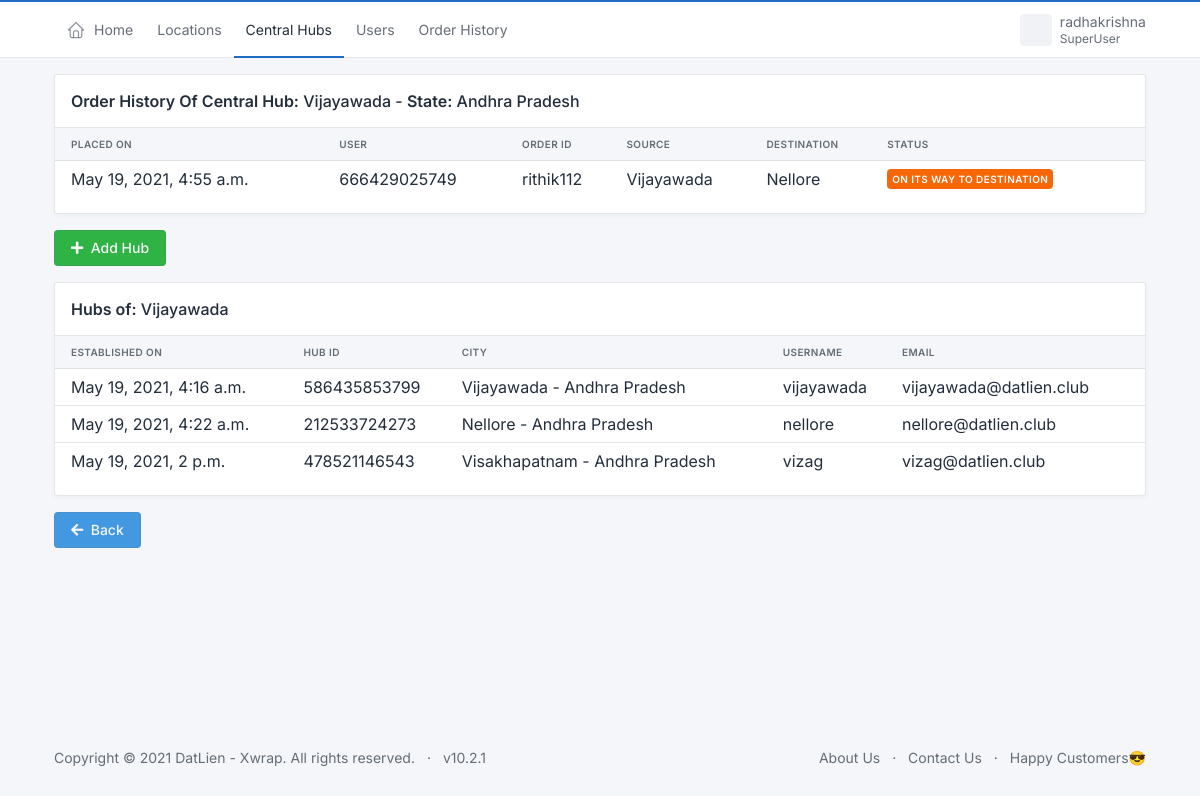
Page /datlien_admin/c_hub_history/332116136605 (signed in) on the committed database.
### datlien/models.py (models this page shows, shortened)
class CentralHub(RandomIDModel):
    state = models.ForeignKey(State,on_delete=models.CASCADE,related_name='+')
    city = models.ForeignKey(City,on_delete=models.CASCADE,related_name='+')
    username = models.CharField(max_length=20)
    password = models.CharField(max_length=20)
    email = models.EmailField()
    address = models.CharField(max_length=100)
    base_fare = models.DecimalField(max_digits=9,decimal_places=2,default=0)
    created_on = models.DateTimeField(auto_now_add=True)
    updated_on = models.DateTimeField(auto_now=True)

class City(RandomIDModel):
    state = models.ForeignKey(State,on_delete=models.CASCADE,related_name='+')
    city = models.CharField(max_length=20)
    created_on = models.DateTimeField(auto_now_add=True)
    updated_on = models.DateTimeField(auto_now=True)
    def __str__(self):
        return f"{self.city} - {self.state}"

class State(RandomIDModel):
    name = models.CharField(max_length=50)
    def __str__(self):
        return self.name

class Hub(RandomIDModel):
    central_hub = models.ForeignKey(CentralHub,on_delete=models.CASCADE,related_name='+')
    city = models.ForeignKey(City,on_delete=models.CASCADE,related_name='+')
    username = models.CharField(max_length=20)
    password = models.CharField(max_length=20)
    email = models.EmailField()
    address = models.CharField(max_length=100)
    base_fare = models.DecimalField(max_digits=9,decimal_places=2,default=0)
    created_on = models.DateTimeField(auto_now_add=True)
    updated_on = models.DateTimeField(auto_now=True)
    def __str__(self):
        return self.city.city

### user/models.py (models this page shows, shortened)
class Delivery(RandomIDModel):
    user = models.CharField(max_length=100)
    source = models.ForeignKey(Hub,on_delete=models.CASCADE,related_name='+')
    destination = models.ForeignKey(Hub,on_delete=models.CASCADE,related_name='+')
    weight = models.IntegerField(default=0, verbose_name='Weight (In KGs)')
    type = models.CharField(max_length=100, null=True)
    destination_person = models.CharField(max_length=100, null=True, verbose_name="Destination Person")
    destination_address = models.CharField(max_length=100, null=True, verbose_name="Destination Address")
    destination_contact = models.CharField(max_length=10, null=True, verbose_name="Destination Contact No.")
    total_amount = models.IntegerField(default=0)
    is_approved = models.BooleanField(default=False)
    is_picked = models.BooleanField(default=False)
    is_shipped = models.BooleanField(default=False)
    is_transit = models.BooleanField(default=False)
    is_received = models.BooleanField(default=False)
    is_assigned = models.BooleanField(default=False)
    out_for_delivery = models.BooleanField(default=False)
    is_delivered = models.BooleanField(default=False)
    created_on = models.DateTimeField(auto_now_add=True)
    updated_on = models.DateTimeField(auto_now=True)

### datlien/views.py (the view)
# urls.py: path('c_hub_history/<int:id>', views.c_hub_history, name="c_hub_history"),
@login_required(login_url="login/")
def c_hub_history(request,id):
    superuser = request.user.is_superuser
    username = request.user.get_username()
    c_hub = CentralHub.objects.get(pk=id)
    hub = Hub.objects.filter(username=c_hub.username)
    hubs = Hub.objects.filter(central_hub=c_hub)
    orders_history= Delivery.objects.filter(source=hub[0].id)
    return render(request, "datlien/c_hub_history.html",{
        'username':username,
        'superuser':superuser,
        'orders_history':orders_history,
        'c_hub':c_hub,
        'hubs':hubs,
    })

### datlien/templates/datlien/c_hub_history.html (shortened to what this page needs)
{% extends "datlien/base.html" %}
{% block 'header' %}
<header class="navbar navbar-expand-md navbar-light d-print-none">
  <div class="container-xl">
    <div class="navbar-nav flex-row order-md-last">
      <div class="nav-item dropdown">
        <a href="#" class="nav-link d-flex lh-1 text-reset p-0" data-bs-toggle="dropdown" aria-label="Open user menu">
          <span class="avatar avatar-sm" style="background-image: url(../../../static/static/avatars/000m.jpg)"></span>
          <div class="d-none d-xl-block ps-2">
            <div>{{username}}</div>
            <div class="mt-1 small text-muted">{% if superuser %}SuperUser{% else %}Staff{% endif %}</div>
          </div>
        </a>
      </div>
    </div>
    <div class="collapse navbar-collapse" id="navbar-menu">
      <div class="d-flex flex-column flex-md-row flex-fill align-items-stretch align-items-md-center">
        <ul class="navbar-nav">
          <li class="nav-item">
            <a class="nav-link" href="" >
              <span class="nav-link-icon d-md-none d-lg-inline-block">
              </span>
              <span class="nav-link-title">
                Home
              </span>
            </a>
          </li>
          {% if superuser %}
            <li class="nav-item">
              <a class="nav-link" href="{% url 'viewStates' %}">Locations</a>
            </li>
            <li class="nav-item active">
              <a class="nav-link" href="{% url 'viewCentralHubs' %}">Central Hubs</a>
            </li>
            <li class="nav-item">
              <a class="nav-link" href="{% url 'users' %}">Users</a>
            </li>
            <li class="nav-item">
              <a class="nav-link" href="{% url 'orders_history' %}">Order History</a>
            </li>
          {% endif %}
        </ul>
      </div>
    </div>
  </div>
</header>
{% endblock %}
{% block 'body' %}
{% load widget_tweaks %}
<div class="container">
  <div class="col-12 mt-3 mb-3">
    <div class="card">
      <div class="card-header">
        <h3 class="card-title"><b>Order History Of Central Hub:</b> {{c_hub.city.city}} - <b>State:</b> {{c_hub.city.state}} </h3>
      </div>
      <div class="table-responsive">
        <table class="table card-table table-vcenter text-nowrap datatable">
          <thead>
            <tr>
              <th>Placed on</th>
              <th>User</th>
              <th>Order Id</th>
              <th>Source</th>
              <th>Destination</th>
              <th>Status</th>
            </tr>
          </thead>
          <tbody>
            {% for delivery in orders_history %}
            <tr>
                <td>{{delivery.created_on}}</td>
                <td>{{delivery.id}}</td>
                <td>{{delivery.user}}</td>
                <td>{{delivery.source}}</td>
                <td>{{delivery.destination}}</td>
                <td>
                    {% if not delivery.is_approved %}
                    <span class="badge bg-warning me-1">Pending</span>
                    {% elif not delivery.is_picked %}
                    <span class="badge bg-success me-1">Approved</span>
                    {% elif not delivery.is_shipped %}
                    <span class="badge bg-accent me-1">Picked</span>
                    {% elif not delivery.is_transit %}
                    <span class="badge bg-info me-1">Shipped</span>
                    {% elif not delivery.is_received %}
                    <span class="badge bg-warning me-1">On its Way to Destination</span>
                    {% elif not delivery.out_for_delivery %}
                    <span class="badge bg-info me-1">Received</span>
                    {% elif not delivery.is_delivered %}
                    <span class="badge bg-info me-1">Out for Delivery</span>
                    {% else %}
                    <span class="badge bg-success me-1">Delivered</span>
                    {% endif %}
                </td>
            </tr>
            {% endfor %}
          </tbody>
        </table>
      </div>
    </div>
  </div>
  <div class="mt-3 mb-3">
    <a class="btn btn-success btn-md" href="{% url 'addHub' %}"> <i class="fa fa-plus"></i>&nbsp; Add Hub</a>
  </div>
  <div class="col-12 mt-3 mb-3">
    <div class="card">
      <div class="card-header">
        <h3 class="card-title"><b>Hubs of:</b> {{c_hub.city.city}}</h3>
      </div>
      <div class="table-responsive">
        <table class="table card-table table-vcenter text-nowrap datatable">
          <thead>
            <tr>
                <th>Established On</th>
                <th>Hub Id</th>
                <th>City</th>
                <th>Username</th>
                <th>Email</th>
            </tr>
          </thead>
          <tbody>
            {% for hub in hubs %}
            <tr>
                <td>{{hub.created_on}}</td>
                <td>{{hub.id}}</td>
                <td>{{hub.city}}</td>
                <td>{{hub.username}}</td>
                <td>{{hub.email}}</td>
            </tr>
            {% endfor %}
          </tbody>
        </table>
      </div>
    </div>
  </div>
</div>
<div class="container">
  <a class="btn btn-info" href="{% url 'viewCentralHubs' %}"> <i class="fa fa-arrow-left"></i>&nbsp; Back </a>
</div>
{% endblock %}

### rows in the picture
CentralHub: city.city "Vijayawada", city.state "Andhra Pradesh"
Delivery: created_on "May 19, 2021, 4:55 a.m.", id "666429025749", user "rithik112", source "Vijayawada", destination "Nellore", is_approved "ON ITS WAY TO DESTINATION"
Hub: created_on "May 19, 2021, 4:16 a.m.", id "586435853799", city "Vijayawada - Andhra Pradesh", username "vijayawada", email "vijayawada@datlien.club"
Hub: created_on "May 19, 2021, 4:22 a.m.", id "212533724273", city "Nellore - Andhra Pradesh", username "nellore", email "nellore@datlien.club"
Hub: created_on "May 19, 2021, 2 p.m.", id "478521146543", city "Visakhapatnam - Andhra Pradesh", username "vizag", email "vizag@datlien.club"

### other values in the picture
{{ username }} "radhakrishna"
